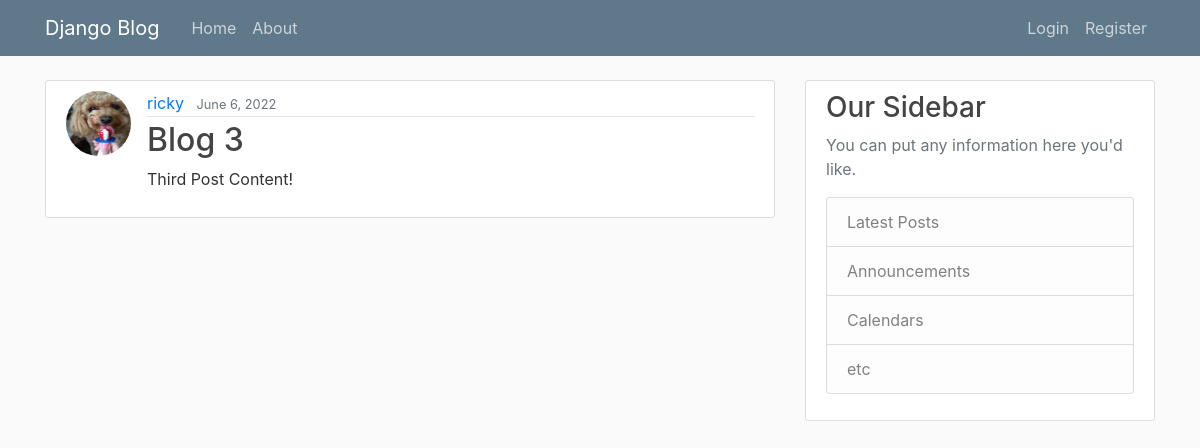
/post/3/, run on an earlier commit of the app's database.
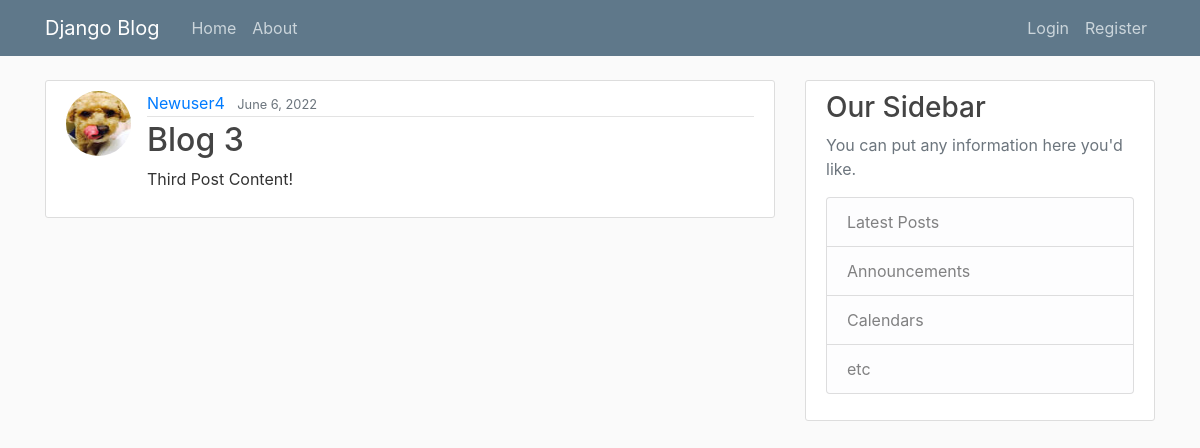
And on a later commit of the database.
### blog/models.py (models this page shows, shortened)
class Post(models.Model):
    title = models.CharField(max_length=100)
    content = models.TextField()
    date_posted = models.DateTimeField(default=timezone.now)
    author = models.ForeignKey(User, on_delete=models.CASCADE)

### users/models.py (models this page shows, shortened)
class Profile(models.Model):
    user = models.OneToOneField(User, on_delete=models.CASCADE)
    image = models.ImageField(default='default.jpg', upload_to='profile_pics')

### blog/views.py (the view)
# urls.py: path('post/<int:pk>/', PostDetailView.as_view(), name='post-detail'),
class PostDetailView(DetailView):
    model = Post

### blog/templates/blog/post_detail.html
{% extends 'blog/base.html' %}
{% block content %}
    <article class="media content-section">
        <img class="rounded-circle article-img" src="{{ object.author.profile.image.url }}">
        <div class="media-body">
            <div class="article-metadata">
                <a class="mr-2" href="#">{{ object.author }}</a>
                <small class="text-muted">{{ object.date_posted|date:"F j, Y" }}</small>
            </div>
            <h2 class="article-title">{{ object.title }}</h2>
            <p class="article-content">{{ object.content }}</p>
        </div>
    </article>
{% endblock content %}

What changed in the data, as far as the page shows it:
changed Post "Blog 3": author.profile.image: picture removed, a placeholder shows; author "ricky" → "Newuser4"
